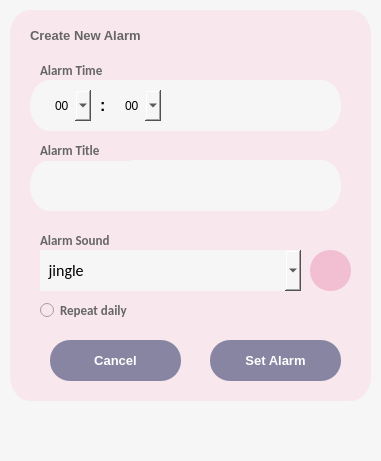
<?xml version="1.0" encoding="UTF-8"?>
<ui version="4.0">
 <class>MainWindow</class>
 <widget class="QMainWindow" name="MainWindow">
  <property name="geometry">
   <rect>
    <x>0</x>
    <y>0</y>
    <width>381</width>
    <height>461</height>
   </rect>
  </property>
  <property name="windowTitle">
   <string>MainWindow</string>
  </property>
  <property name="styleSheet">
   <string notr="true">background-color: #F6F6F6;
border-radius : 20px solid,</string>
  </property>
  <widget class="QWidget" name="centralwidget">
   <widget class="QRadioButton" name="repeat_day_radioButton">
    <property name="geometry">
     <rect>
      <x>40</x>
      <y>300</y>
      <width>121</width>
      <height>21</height>
     </rect>
    </property>
    <property name="font">
     <font>
      <family>Calibri</family>
      <pointsize>10</pointsize>
      <weight>75</weight>
      <bold>true</bold>
     </font>
    </property>
    <property name="styleSheet">
     <string notr="true">color: rgb(102, 102, 102);
background-color: #F8E8EE;</string>
    </property>
    <property name="text">
     <string>Repeat daily</string>
    </property>
   </widget>
   <widget class="QFrame" name="frame_3">
    <property name="geometry">
     <rect>
      <x>10</x>
      <y>10</y>
      <width>361</width>
      <height>391</height>
     </rect>
    </property>
    <property name="styleSheet">
     <string notr="true">QFrame{
	background-color: #F8E8EE;
	border-radius : 20px solid,
}</string>
    </property>
    <property name="frameShape">
     <enum>QFrame::StyledPanel</enum>
    </property>
    <property name="frameShadow">
     <enum>QFrame::Raised</enum>
    </property>
    <widget class="QLabel" name="create_label">
     <property name="geometry">
      <rect>
       <x>20</x>
       <y>10</y>
       <width>161</width>
       <height>31</height>
      </rect>
     </property>
     <property name="font">
      <font>
       <pointsize>10</pointsize>
       <weight>75</weight>
       <bold>true</bold>
      </font>
     </property>
     <property name="styleSheet">
      <string notr="true">color: rgb(102, 102, 102);</string>
     </property>
     <property name="text">
      <string>Create New Alarm</string>
     </property>
    </widget>
    <widget class="QLabel" name="alarm_time_label">
     <property name="geometry">
      <rect>
       <x>30</x>
       <y>50</y>
       <width>111</width>
       <height>21</height>
      </rect>
     </property>
     <property name="font">
      <font>
       <family>Calibri</family>
       <pointsize>10</pointsize>
       <weight>75</weight>
       <bold>true</bold>
      </font>
     </property>
     <property name="styleSheet">
      <string notr="true">color: rgb(102, 102, 102);</string>
     </property>
     <property name="text">
      <string>Alarm Time</string>
     </property>
    </widget>
    <widget class="QLineEdit" name="alarm_title">
     <property name="geometry">
      <rect>
       <x>20</x>
       <y>150</y>
       <width>311</width>
       <height>51</height>
      </rect>
     </property>
     <property name="font">
      <font>
       <family>Calibri</family>
       <pointsize>10</pointsize>
       <weight>75</weight>
       <bold>true</bold>
      </font>
     </property>
     <property name="styleSheet">
      <string notr="true">border-radius : 20px solid;
background-color: #F6F6F6;
radius : 2px;
</string>
     </property>
     <property name="text">
      <string/>
     </property>
    </widget>
    <widget class="QLabel" name="alarm_title_label">
     <property name="geometry">
      <rect>
       <x>30</x>
       <y>130</y>
       <width>91</width>
       <height>21</height>
      </rect>
     </property>
     <property name="font">
      <font>
       <family>Calibri</family>
       <pointsize>10</pointsize>
       <weight>75</weight>
       <bold>true</bold>
      </font>
     </property>
     <property name="styleSheet">
      <string notr="true">color: rgb(102, 102, 102);</string>
     </property>
     <property name="text">
      <string>Alarm Title</string>
     </property>
    </widget>
    <widget class="QLabel" name="alarm_sound_label">
     <property name="geometry">
      <rect>
       <x>30</x>
       <y>220</y>
       <width>101</width>
       <height>21</height>
      </rect>
     </property>
     <property name="font">
      <font>
       <family>Calibri</family>
       <pointsize>10</pointsize>
       <weight>75</weight>
       <bold>true</bold>
      </font>
     </property>
     <property name="styleSheet">
      <string notr="true">color: rgb(102, 102, 102);</string>
     </property>
     <property name="text">
      <string>Alarm Sound</string>
     </property>
    </widget>
    <widget class="QFrame" name="frame">
     <property name="geometry">
      <rect>
       <x>20</x>
       <y>70</y>
       <width>311</width>
       <height>51</height>
      </rect>
     </property>
     <property name="styleSheet">
      <string notr="true">QFrame{
	background-color:#F6F6F6;
	border-radius : 20px solid,
}
</string>
     </property>
     <property name="frameShape">
      <enum>QFrame::StyledPanel</enum>
     </property>
     <property name="frameShadow">
      <enum>QFrame::Raised</enum>
     </property>
     <widget class="QComboBox" name="hour_comboBox">
      <property name="geometry">
       <rect>
        <x>20</x>
        <y>10</y>
        <width>41</width>
        <height>31</height>
       </rect>
      </property>
      <item>
       <property name="text">
        <string>00</string>
       </property>
      </item>
      <item>
       <property name="text">
        <string>01</string>
       </property>
      </item>
      <item>
       <property name="text">
        <string>02</string>
       </property>
      </item>
      <item>
       <property name="text">
        <string>03</string>
       </property>
      </item>
      <item>
       <property name="text">
        <string>04</string>
       </property>
      </item>
      <item>
       <property name="text">
        <string>05</string>
       </property>
      </item>
      <item>
       <property name="text">
        <string>06</string>
       </property>
      </item>
      <item>
       <property name="text">
        <string>07</string>
       </property>
      </item>
      <item>
       <property name="text">
        <string>08</string>
       </property>
      </item>
      <item>
       <property name="text">
        <string>09</string>
       </property>
      </item>
      <item>
       <property name="text">
        <string>10</string>
       </property>
      </item>
      <item>
       <property name="text">
        <string>11</string>
       </property>
      </item>
      <item>
       <property name="text">
        <string>12</string>
       </property>
      </item>
      <item>
       <property name="text">
        <string>13</string>
       </property>
      </item>
      <item>
       <property name="text">
        <string>14</string>
       </property>
      </item>
      <item>
       <property name="text">
        <string>15</string>
       </property>
      </item>
      <item>
       <property name="text">
        <string>16</string>
       </property>
      </item>
      <item>
       <property name="text">
        <string>17</string>
       </property>
      </item>
      <item>
       <property name="text">
        <string>18</string>
       </property>
      </item>
      <item>
       <property name="text">
        <string>19</string>
       </property>
      </item>
      <item>
       <property name="text">
        <string>20</string>
       </property>
      </item>
      <item>
       <property name="text">
        <string>21</string>
       </property>
      </item>
      <item>
       <property name="text">
        <string>22</string>
       </property>
      </item>
      <item>
       <property name="text">
        <string>23</string>
       </property>
      </item>
     </widget>
     <widget class="QComboBox" name="minuts_comboBox">
      <property name="geometry">
       <rect>
        <x>90</x>
        <y>10</y>
        <width>41</width>
        <height>31</height>
       </rect>
      </property>
      <item>
       <property name="text">
        <string>00</string>
       </property>
      </item>
      <item>
       <property name="text">
        <string>01</string>
       </property>
      </item>
      <item>
       <property name="text">
        <string>02</string>
       </property>
      </item>
      <item>
       <property name="text">
        <string>03</string>
       </property>
      </item>
      <item>
       <property name="text">
        <string>04</string>
       </property>
      </item>
      <item>
       <property name="text">
        <string>05</string>
       </property>
      </item>
      <item>
       <property name="text">
        <string>06</string>
       </property>
      </item>
      <item>
       <property name="text">
        <string>07</string>
       </property>
      </item>
      <item>
       <property name="text">
        <string>08</string>
       </property>
      </item>
      <item>
       <property name="text">
        <string>09</string>
       </property>
      </item>
      <item>
       <property name="text">
        <string>10</string>
       </property>
      </item>
      <item>
       <property name="text">
        <string>11</string>
       </property>
      </item>
      <item>
       <property name="text">
        <string>12</string>
       </property>
      </item>
      <item>
       <property name="text">
        <string>13</string>
       </property>
      </item>
      <item>
       <property name="text">
        <string>14</string>
       </property>
      </item>
      <item>
       <property name="text">
        <string>15</string>
       </property>
      </item>
      <item>
       <property name="text">
        <string>16</string>
       </property>
      </item>
      <item>
       <property name="text">
        <string>17</string>
       </property>
      </item>
      <item>
       <property name="text">
        <string>18</string>
       </property>
      </item>
      <item>
       <property name="text">
        <string>19</string>
       </property>
      </item>
      <item>
       <property name="text">
        <string>20</string>
       </property>
      </item>
      <item>
       <property name="text">
        <string>21</string>
       </property>
      </item>
      <item>
       <property name="text">
        <string>22</string>
       </property>
      </item>
      <item>
       <property name="text">
        <string>23</string>
       </property>
      </item>
      <item>
       <property name="text">
        <string>24</string>
       </property>
      </item>
      <item>
       <property name="text">
        <string>25</string>
       </property>
      </item>
      <item>
       <property name="text">
        <string>26</string>
       </property>
      </item>
      <item>
       <property name="text">
        <string>27</string>
       </property>
      </item>
      <item>
       <property name="text">
        <string>28</string>
       </property>
      </item>
      <item>
       <property name="text">
        <string>29</string>
       </property>
      </item>
      <item>
       <property name="text">
        <string>30</string>
       </property>
      </item>
      <item>
       <property name="text">
        <string>31</string>
       </property>
      </item>
      <item>
       <property name="text">
        <string>32</string>
       </property>
      </item>
      <item>
       <property name="text">
        <string>33</string>
       </property>
      </item>
      <item>
       <property name="text">
        <string>34</string>
       </property>
      </item>
      <item>
       <property name="text">
        <string>35</string>
       </property>
      </item>
      <item>
       <property name="text">
        <string>36</string>
       </property>
      </item>
      <item>
       <property name="text">
        <string>37</string>
       </property>
      </item>
      <item>
       <property name="text">
        <string>38</string>
       </property>
      </item>
      <item>
       <property name="text">
        <string>39</string>
       </property>
      </item>
      <item>
       <property name="text">
        <string>40</string>
       </property>
      </item>
      <item>
       <property name="text">
        <string>41</string>
       </property>
      </item>
      <item>
       <property name="text">
        <string>42</string>
       </property>
      </item>
      <item>
       <property name="text">
        <string>43</string>
       </property>
      </item>
      <item>
       <property name="text">
        <string>44</string>
       </property>
      </item>
      <item>
       <property name="text">
        <string>45</string>
       </property>
      </item>
      <item>
       <property name="text">
        <string>46</string>
       </property>
      </item>
      <item>
       <property name="text">
        <string>47</string>
       </property>
      </item>
      <item>
       <property name="text">
        <string>48</string>
       </property>
      </item>
      <item>
       <property name="text">
        <string>49</string>
       </property>
      </item>
      <item>
       <property name="text">
        <string>50</string>
       </property>
      </item>
      <item>
       <property name="text">
        <string>51</string>
       </property>
      </item>
      <item>
       <property name="text">
        <string>52</string>
       </property>
      </item>
      <item>
       <property name="text">
        <string>53</string>
       </property>
      </item>
      <item>
       <property name="text">
        <string>54</string>
       </property>
      </item>
      <item>
       <property name="text">
        <string>55</string>
       </property>
      </item>
      <item>
       <property name="text">
        <string>56</string>
       </property>
      </item>
      <item>
       <property name="text">
        <string>57</string>
       </property>
      </item>
      <item>
       <property name="text">
        <string>58</string>
       </property>
      </item>
      <item>
       <property name="text">
        <string>59</string>
       </property>
      </item>
      <item>
       <property name="text">
        <string>New Item</string>
       </property>
      </item>
     </widget>
     <widget class="QLabel" name="label">
      <property name="geometry">
       <rect>
        <x>70</x>
        <y>10</y>
        <width>16</width>
        <height>31</height>
       </rect>
      </property>
      <property name="font">
       <font>
        <pointsize>12</pointsize>
        <weight>75</weight>
        <bold>true</bold>
       </font>
      </property>
      <property name="text">
       <string>:</string>
      </property>
     </widget>
     <widget class="QPushButton" name="Clock_button">
      <property name="geometry">
       <rect>
        <x>260</x>
        <y>10</y>
        <width>31</width>
        <height>31</height>
       </rect>
      </property>
      <property name="text">
       <string/>
      </property>
      <property name="icon">
       <iconset>
        <normaloff>C:/Users/mahrayan/Downloads/clock-icon-transparent-free-icon-free-png.jpg</normaloff>C:/Users/mahrayan/Downloads/clock-icon-transparent-free-icon-free-png.jpg</iconset>
      </property>
      <property name="iconSize">
       <size>
        <width>30</width>
        <height>30</height>
       </size>
      </property>
     </widget>
    </widget>
    <widget class="QComboBox" name="song">
     <property name="geometry">
      <rect>
       <x>30</x>
       <y>240</y>
       <width>261</width>
       <height>41</height>
      </rect>
     </property>
     <property name="font">
      <font>
       <family>Calibri</family>
       <pointsize>12</pointsize>
      </font>
     </property>
     <property name="styleSheet">
      <string notr="true">QFrame{
	background-color: #F8E8EE;
	border-radius : 20px,
}
</string>
     </property>
     <item>
      <property name="text">
       <string> jingle</string>
      </property>
     </item>
     <item>
      <property name="text">
       <string> kirby</string>
      </property>
     </item>
     <item>
      <property name="text">
       <string> tropical</string>
      </property>
     </item>
    </widget>
    <widget class="QPushButton" name="play_unplay">
     <property name="geometry">
      <rect>
       <x>300</x>
       <y>240</y>
       <width>41</width>
       <height>41</height>
      </rect>
     </property>
     <property name="styleSheet">
      <string notr="true">QPushButton {
	background-color: #F2BED1;
	border-radius: 20px ;
}</string>
     </property>
     <property name="text">
      <string/>
     </property>
     <property name="icon">
      <iconset>
       <normaloff>C:/Users/mahrayan/Downloads/4249191.png</normaloff>C:/Users/mahrayan/Downloads/4249191.png</iconset>
     </property>
     <property name="iconSize">
      <size>
       <width>24</width>
       <height>24</height>
      </size>
     </property>
    </widget>
    <widget class="QPushButton" name="cancel_button">
     <property name="geometry">
      <rect>
       <x>40</x>
       <y>330</y>
       <width>131</width>
       <height>41</height>
      </rect>
     </property>
     <property name="font">
      <font>
       <pointsize>10</pointsize>
       <weight>75</weight>
       <bold>true</bold>
      </font>
     </property>
     <property name="styleSheet">
      <string notr="true">QPushButton {
	background-color: #8785A2;
	color: rgb(255, 255, 255);
	border-radius: 20px;
}</string>
     </property>
     <property name="text">
      <string>Cancel</string>
     </property>
    </widget>
    <widget class="QPushButton" name="set_alarm_button">
     <property name="geometry">
      <rect>
       <x>200</x>
       <y>330</y>
       <width>131</width>
       <height>41</height>
      </rect>
     </property>
     <property name="font">
      <font>
       <pointsize>10</pointsize>
       <weight>75</weight>
       <bold>true</bold>
      </font>
     </property>
     <property name="styleSheet">
      <string notr="true">QPushButton {
	background-color: #8785A2;
	color: rgb(255, 255, 255);
	border-radius: 20px ;
}</string>
     </property>
     <property name="text">
      <string>Set Alarm</string>
     </property>
    </widget>
   </widget>
   <zorder>frame_3</zorder>
   <zorder>repeat_day_radioButton</zorder>
  </widget>
  <widget class="QMenuBar" name="menubar">
   <property name="geometry">
    <rect>
     <x>0</x>
     <y>0</y>
     <width>381</width>
     <height>26</height>
    </rect>
   </property>
  </widget>
  <widget class="QStatusBar" name="statusbar"/>
 </widget>
 <resources/>
 <connections/>
</ui>
